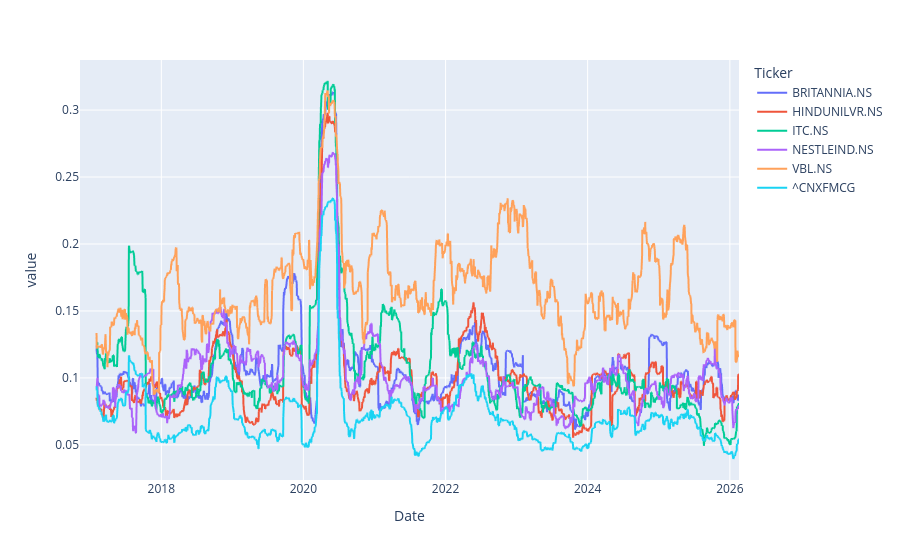

Notebook code cell kept with this figure:
### Markdown cell above
# Historical Rolling Volatility

### Code cell
Trading_Days = 60

historical_volatility = log_returns.rolling(window = Trading_Days).std() * np.sqrt(Trading_Days)
historical_volatility.plot()

### Figure 1 — Plotly figure (JSON) as saved in the notebook; plotly's stock layout.template omitted (floating-point values rounded to 4 significant figures; data arrays with more than 128 entries replaced by an {"elided": "..."} marker saying what was removed)
{"data": [{"hovertemplate": "Ticker=BRITANNIA.NS<br>Date=%{x}<br>value=%{y}<extra></extra>", "legendgroup": "BRITANNIA.NS", "line": {"color": "#636efa", "dash": "solid"}, "marker": {"symbol": "circle"}, "mode": "lines", "name": "BRITANNIA.NS", "showlegend": true, "type": "scattergl", "x": {"elided": "2254 str values"}, "xaxis": "x", "y": {"elided": "2254 float values"}, "yaxis": "y"}, {"hovertemplate": "Ticker=HINDUNILVR.NS<br>Date=%{x}<br>value=%{y}<extra></extra>", "legendgroup": "HINDUNILVR.NS", "line": {"color": "#EF553B", "dash": "solid"}, "marker": {"symbol": "circle"}, "mode": "lines", "name": "HINDUNILVR.NS", "showlegend": true, "type": "scattergl", "x": {"elided": "2254 str values"}, "xaxis": "x", "y": {"elided": "2254 float values"}, "yaxis": "y"}, {"hovertemplate": "Ticker=ITC.NS<br>Date=%{x}<br>value=%{y}<extra></extra>", "legendgroup": "ITC.NS", "line": {"color": "#00cc96", "dash": "solid"}, "marker": {"symbol": "circle"}, "mode": "lines", "name": "ITC.NS", "showlegend": true, "type": "scattergl", "x": {"elided": "2254 str values"}, "xaxis": "x", "y": {"elided": "2254 float values"}, "yaxis": "y"}, {"hovertemplate": "Ticker=NESTLEIND.NS<br>Date=%{x}<br>value=%{y}<extra></extra>", "legendgroup": "NESTLEIND.NS", "line": {"color": "#ab63fa", "dash": "solid"}, "marker": {"symbol": "circle"}, "mode": "lines", "name": "NESTLEIND.NS", "showlegend": true, "type": "scattergl", "x": {"elided": "2254 str values"}, "xaxis": "x", "y": {"elided": "2254 float values"}, "yaxis": "y"}, {"hovertemplate": "Ticker=VBL.NS<br>Date=%{x}<br>value=%{y}<extra></extra>", "legendgroup": "VBL.NS", "line": {"color": "#FFA15A", "dash": "solid"}, "marker": {"symbol": "circle"}, "mode": "lines", "name": "VBL.NS", "showlegend": true, "type": "scattergl", "x": {"elided": "2254 str values"}, "xaxis": "x", "y": {"elided": "2254 float values"}, "yaxis": "y"}, {"hovertemplate": "Ticker=^CNXFMCG<br>Date=%{x}<br>value=%{y}<extra></extra>", "legendgroup": "^CNXFMCG", "line": {"color": "#19d3f3", "dash": "solid"}, "marker": {"symbol": "circle"}, "mode": "lines", "name": "^CNXFMCG", "showlegend": true, "type": "scattergl", "x": {"elided": "2254 str values"}, "xaxis": "x", "y": {"elided": "2254 float values"}, "yaxis": "y"}], "layout": {"autosize": true, "legend": {"title": {"text": "Ticker"}, "tracegroupgap": 0}, "margin": {"t": 60}, "xaxis": {"anchor": "y", "autorange": true, "domain": [0, 1], "range": ["2016-11-09", "2026-02-17"], "title": {"text": "Date"}, "type": "date"}, "yaxis": {"anchor": "x", "autorange": true, "domain": [0, 1], "range": [0.02378, 0.3374], "title": {"text": "value"}, "type": "linear"}}}
